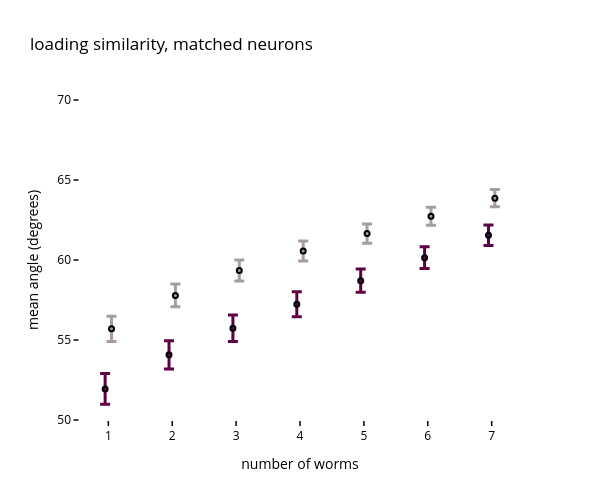

Notebook code for this chart:
### Code cell
# plot results
# define sca and pca colors
eBarColors = ['#5e0044','#a79ba4']


# define some plotting parameters
eBarThickness = 3
eBarWidth = 5
markerSize = 5
markerLineWidth = 2

# initialize figure
fig = go.Figure()

# cycle through number of worms
for ii in range(len(SCA_minAngle)):


    # sca
    scaTrace = go.Scatter(
        x = [(ii*2)-0.1],y = [np.mean(SCA_minAngle[ii])],
        error_y = dict(
            type = 'data',
            array = [np.std(SCA_minAngle[ii])/np.sqrt(len(SCA_minAngle[ii]))],visible = True,thickness = eBarThickness,width = eBarWidth),
        marker = dict(
            color = eBarColors[0],
            size = markerSize,
            line = dict(
                color = 'black',
                width = markerLineWidth
            )
        ),showlegend = False
    )
    fig.add_trace(scaTrace)

    # pca
    pcaTrace = go.Scatter(
        x = [(ii*2)+0.1],y = [np.mean(PCA_minAngle[ii])],
        error_y = dict(
            type = 'data',
            array = [np.std(PCA_minAngle[ii])/np.sqrt(len(PCA_minAngle[ii]))],visible = True,thickness = eBarThickness,width = eBarWidth),
        marker = dict(
            color = eBarColors[1],
            size = markerSize,
            line = dict(
                color = 'black',
                width = markerLineWidth
            )
        ),showlegend = False
    )
    fig.add_trace(pcaTrace)


# clean up figure
fig.update_layout(height =500,width =600,title = 'loading similarity, matched neurons',title_font_color = 'black',
                  paper_bgcolor = 'white',
                  plot_bgcolor = 'white')
fig.update_yaxes(showgrid = False,zeroline = False,visible = False)
fig.update_yaxes(color = 'black',ticks = 'outside',visible = True,showline = True,linewidth = 1.5,tickwidth = 1.5, title = ' mean angle (degrees)', range = [50,70])
fig.update_xaxes(color = 'black',showgrid = False,zeroline = False,visible = False)
fig.update_xaxes(color = 'black',showgrid = False,zeroline = False,showline=True,
                 ticks = 'outside',tickvals = list(np.arange(7)*2),ticktext = [str(x+1) for x in range(7)],visible = True,tickwidth = 1.5,title='number of worms')

# save figure
# fig.write_image(figDir + '/stats/loadingSimilarity_matchedNeurons_degrees.pdf')
fig.show()

# display p values (rank sum test) for each comparison
for ii in range(7):
    res_test = scipy.stats.ranksums(SCA_minAngle[ii],PCA_minAngle[ii])
    print(str(ii+1) + ' p = '  + str(res_test.pvalue))

### Figure 1 — Plotly figure (JSON) as saved in the notebook; plotly's stock layout.template omitted (floating-point values rounded to 4 significant figures)
{"data": [{"error_y": {"array": [0.9607], "thickness": 3, "type": "data", "visible": true, "width": 5}, "marker": {"color": "#5e0044", "line": {"color": "black", "width": 2}, "size": 5}, "showlegend": false, "type": "scatter", "x": [-0.1], "y": [51.94]}, {"error_y": {"array": [0.7842], "thickness": 3, "type": "data", "visible": true, "width": 5}, "marker": {"color": "#a79ba4", "line": {"color": "black", "width": 2}, "size": 5}, "showlegend": false, "type": "scatter", "x": [0.1], "y": [55.7]}, {"error_y": {"array": [0.8826], "thickness": 3, "type": "data", "visible": true, "width": 5}, "marker": {"color": "#5e0044", "line": {"color": "black", "width": 2}, "size": 5}, "showlegend": false, "type": "scatter", "x": [1.9], "y": [54.07]}, {"error_y": {"array": [0.7147], "thickness": 3, "type": "data", "visible": true, "width": 5}, "marker": {"color": "#a79ba4", "line": {"color": "black", "width": 2}, "size": 5}, "showlegend": false, "type": "scatter", "x": [2.1], "y": [57.79]}, {"error_y": {"array": [0.8232], "thickness": 3, "type": "data", "visible": true, "width": 5}, "marker": {"color": "#5e0044", "line": {"color": "black", "width": 2}, "size": 5}, "showlegend": false, "type": "scatter", "x": [3.9], "y": [55.73]}, {"error_y": {"array": [0.6583], "thickness": 3, "type": "data", "visible": true, "width": 5}, "marker": {"color": "#a79ba4", "line": {"color": "black", "width": 2}, "size": 5}, "showlegend": false, "type": "scatter", "x": [4.1], "y": [59.34]}, {"error_y": {"array": [0.7785], "thickness": 3, "type": "data", "visible": true, "width": 5}, "marker": {"color": "#5e0044", "line": {"color": "black", "width": 2}, "size": 5}, "showlegend": false, "type": "scatter", "x": [5.9], "y": [57.24]}, {"error_y": {"array": [0.6242], "thickness": 3, "type": "data", "visible": true, "width": 5}, "marker": {"color": "#a79ba4", "line": {"color": "black", "width": 2}, "size": 5}, "showlegend": false, "type": "scatter", "x": [6.1], "y": [60.56]}, {"error_y": {"array": [0.7265], "thickness": 3, "type": "data", "visible": true, "width": 5}, "marker": {"color": "#5e0044", "line": {"color": "black", "width": 2}, "size": 5}, "showlegend": false, "type": "scatter", "x": [7.9], "y": [58.71]}, {"error_y": {"array": [0.5968], "thickness": 3, "type": "data", "visible": true, "width": 5}, "marker": {"color": "#a79ba4", "line": {"color": "black", "width": 2}, "size": 5}, "showlegend": false, "type": "scatter", "x": [8.1], "y": [61.65]}, {"error_y": {"array": [0.6761], "thickness": 3, "type": "data", "visible": true, "width": 5}, "marker": {"color": "#5e0044", "line": {"color": "black", "width": 2}, "size": 5}, "showlegend": false, "type": "scatter", "x": [9.9], "y": [60.14]}, {"error_y": {"array": [0.568], "thickness": 3, "type": "data", "visible": true, "width": 5}, "marker": {"color": "#a79ba4", "line": {"color": "black", "width": 2}, "size": 5}, "showlegend": false, "type": "scatter", "x": [10.1], "y": [62.74]}, {"error_y": {"array": [0.6347], "thickness": 3, "type": "data", "visible": true, "width": 5}, "marker": {"color": "#5e0044", "line": {"color": "black", "width": 2}, "size": 5}, "showlegend": false, "type": "scatter", "x": [11.9], "y": [61.55]}, {"error_y": {"array": [0.5411], "thickness": 3, "type": "data", "visible": true, "width": 5}, "marker": {"color": "#a79ba4", "line": {"color": "black", "width": 2}, "size": 5}, "showlegend": false, "type": "scatter", "x": [12.1], "y": [63.87]}], "layout": {"height": 500, "paper_bgcolor": "white", "plot_bgcolor": "white", "title": {"font": {"color": "black"}, "text": "loading similarity, matched neurons"}, "width": 600, "xaxis": {"color": "black", "showgrid": false, "showline": true, "ticks": "outside", "ticktext": ["1", "2", "3", "4", "5", "6", "7"], "tickvals": [0, 2, 4, 6, 8, 10, 12], "tickwidth": 1.5, "title": {"text": "number of worms"}, "visible": true, "zeroline": false}, "yaxis": {"color": "black", "linewidth": 1.5, "range": [50, 70], "showgrid": false, "showline": true, "ticks": "outside", "tickwidth": 1.5, "title": {"text": " mean angle (degrees)"}, "visible": true, "zeroline": false}}}
